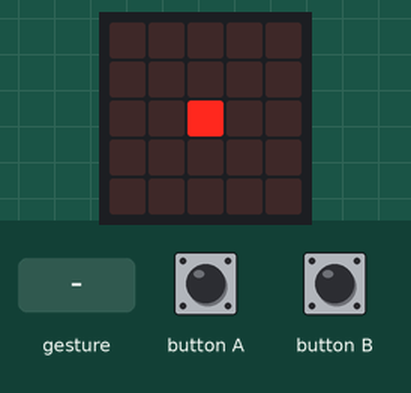
This program was run on a simulated BBC micro:bit (MakeCode). Parts: the board's 5×5 LED display. The test bench sets the inputs (shaded band). A tilt is held for 1.5 s and a shake lasts 1 s, then the board lies face up again.

Above: at 1.2 s.
1.3 s: gesture 'shake'
At 2.0 s:
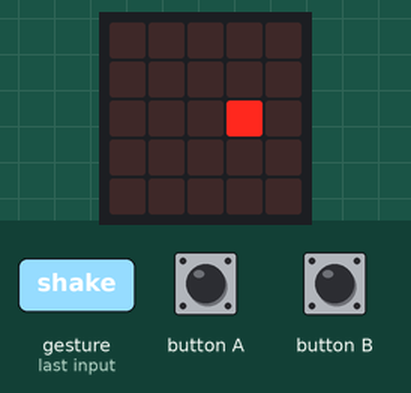
3.0 s: gesture 'shake'
At 4.5 s:
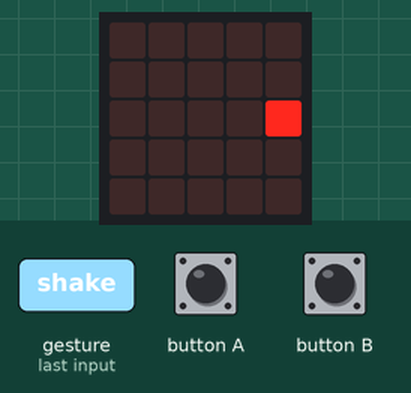
Timing chart, 0 to 6.0 s (numbered marks = the images above; inputs shaded):
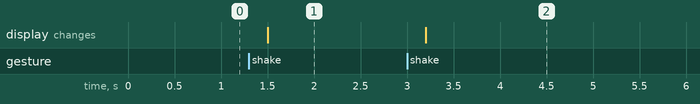

Measured:
- after the input at 1.3 s, the display: changes after 0.20 s (image 1)
- after the input at 3.0 s, the display: changes after 0.20 s (image 2)

The program:

main.ts
```typescript
let Sprite = game.createSprite(2, 2)
input.onButtonPressed(Button.A, function on_button_pressed_a1() {

    Sprite.turn(Direction.Left, 90)
})
input.onButtonPressed(Button.B, function on_button_pressed_b1() {

    Sprite.turn(Direction.Right, 90)
})
input.onGesture(Gesture.Shake, function on_gesture_shake() {

    Sprite.move(1)
})
```

test.ts
```typescript
// tests gaan hier; deze zal niet worden gecompileerd wanneer dit pakket wordt gebruikt als extensie.
```
